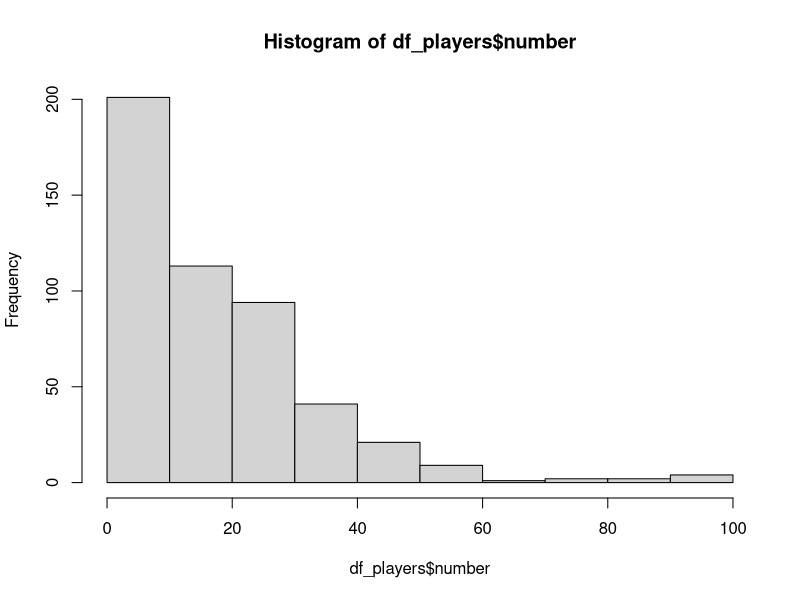

This figure's R source:
## ---- chunk 1
knitr::opts_chunk$set(message = FALSE, warning = FALSE)
## ---- chunk 2
library(tidyverse)
## ---- chunk 3
df_players <- read_csv("../Data/all_players.csv")
## ---- chunk 4
glimpse(df_players)
## ---- chunk 5
df_players$two_way <- stringr::str_detect(df_players$Player, "TW")
df_players$Player <- str_remove(df_players$Player, "\\s\\(TW\\)")

## ---- chunk 6

df_players[grep(",", df_players$No.),]

df_players[df_players$Player == "Andre Drummond","No."] <- "0"
df_players[df_players$Player == "Brandon Goodwin","No."] <- "00"
df_players[df_players$Player == "Brandon Williams","No."] <- "8"

df_players$number <- as.numeric(df_players$No.)

## ---- chunk 7
hist(df_players$number)
## ---- chunk 8
df_players %>%
  select(College) %>%
  separate_rows(College, sep = ",\\s") %>%
  group_by(College) %>%
  summarise(count = n()) %>%
  arrange(desc(count)) %>%
  top_n(10)
## ---- chunk 9
#TODO Get source for collective bargaining agreement
